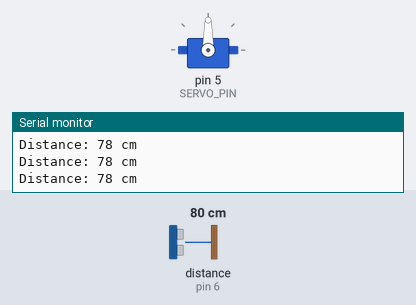
Simulated run of this program. Board: Arduino Uno, built with avr-gcc and run on an emulated ATmega328P. Shown: servo, the last lines printed to the serial monitor. Wiring (inferred from the names in the program): ultrasonic range finder: trigger pin 7; echo pin 6. Inputs (shaded band) come from the test bench; at power-on: distance to the obstacle (sensor on pin 6) 80 cm. The echo pulse lasts 58.3 µs per cm; random numbers use the default seed unless the program sets one.

Above: at 1.2 s.
1.3 s: distance to the obstacle (sensor on pin 6) set to 23 cm
2.8 s: distance to the obstacle (sensor on pin 6) set to 20 cm
At 5.7 s:
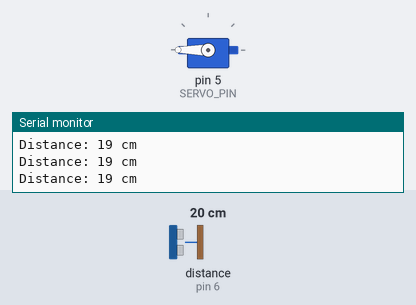
5.8 s: distance to the obstacle (sensor on pin 6) set to 60 cm
7.3 s: distance to the obstacle (sensor on pin 6) set to 2 cm
At 10.2 s:
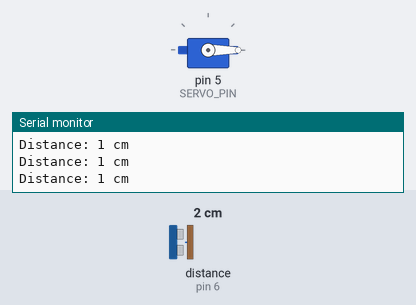
Timing chart, 0 to 11.3 s (numbered marks = the images above; inputs shaded):
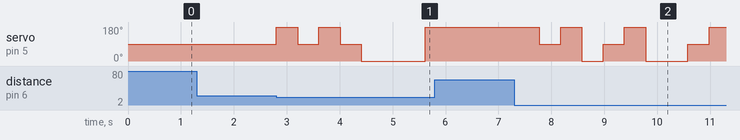

Measured:
- the behaviour switches between 22 and 21 cm on distance to the obstacle (sensor on pin 6) (found by bisection; images 0 and 1)
- after the input at 2.8 s, servo on pin 5 (SERVO_PIN): 90° → 180° at once, → 90° 0.40 s later, → 180° 0.40 s later, → 90° 0.40 s later, … (6 changes in this stretch)
- after the input at 7.3 s, servo on pin 5 (SERVO_PIN): 180° → 90° after 0.47 s, → 180° 0.40 s later, → 0° 0.40 s later, → 90° 0.40 s later, … (8 changes in this stretch)

The program:

main.cpp
```cpp
#include <Arduino.h>
#include <Servo.h>

const int TRIG_PIN   = 7;
const int ECHO_PIN   = 6;
const int SERVO_PIN  = 5;

Servo myServo;
const int DISTANCE_THRESHOLD = 20;
long duration;
int distance;
const int angles[] = {0, 90, 180};

void setup() {
  pinMode(TRIG_PIN, OUTPUT);
  pinMode(ECHO_PIN, INPUT);

  myServo.attach(SERVO_PIN);
  myServo.write(90);

  randomSeed(analogRead(A0));
  Serial.begin(9600);
}

void loop() {
  digitalWrite(TRIG_PIN, LOW);
  delayMicroseconds(2);
  digitalWrite(TRIG_PIN, HIGH);
  delayMicroseconds(10);
  digitalWrite(TRIG_PIN, LOW);

  duration = pulseIn(ECHO_PIN, HIGH);
  distance = duration * 0.034 / 2;

  Serial.print("Distance: ");
  Serial.print(distance);
  Serial.println(" cm");

  if (distance > 0 && distance <= DISTANCE_THRESHOLD) {


    int randomIndex = random(0, 3);
    int targetAngle = angles[randomIndex];

    myServo.write(targetAngle);
    delay(300);


  }

  delay(100);
}
```
